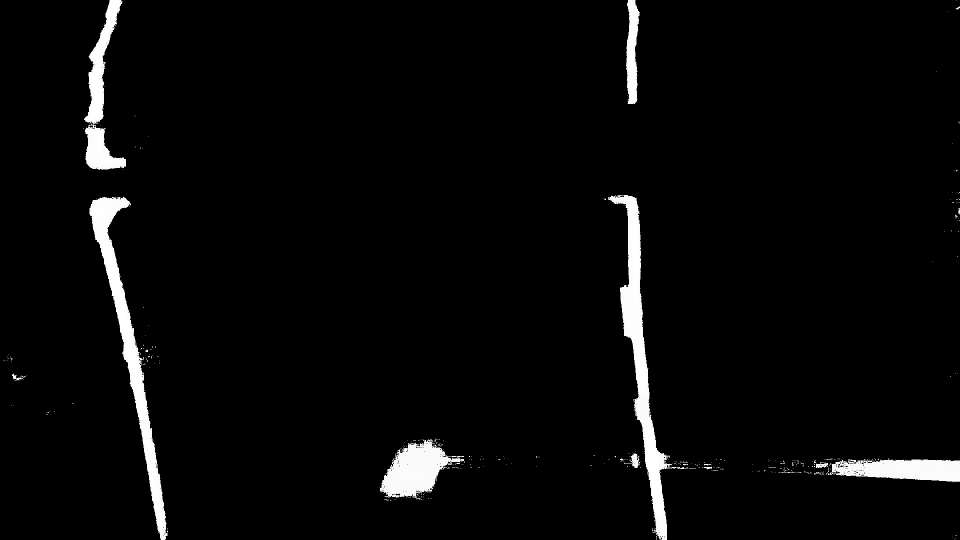
#> input picture blue_channel_img2.jpg, 1920 x 1080 px (shown at 1/2 size)
$ python -i boudingbox.py   (imports and definitions only)
#> lines starting #> are read from the running program, lines starting #| are printed output that depends on the picture; after the words box and inside, x2 and y2 are one past the last pixel; in counts of white or black regions, pixels touching at a corner belong together
from cv2 import imwrite,imread
import cv2
import numpy as np
import matplotlib.pyplot as plt
import pytesseract
from PIL import Image

def show(image,image_name = "sus.jpg",gray = False,save = False):
    plt.figure(figsize=(12, 10))
    if gray :
        plt.imshow(image, cmap='gray')
    else :
        plt.imshow(cv2.cvtColor(image,cv2.COLOR_BGR2RGB), cmap='gray')
    plt.axis('off')
    if save :
        plt.savefig(image_name,bbox_inches = 'tight')
    plt.show()

def final_bb(possible_contours,image):
    # Find the minimum and maximum x and y coordinates of the boxes
    min_x = min([d['x'] for d in possible_contours])
    max_x = max([d['x'] + d['w'] for d in possible_contours])
    min_y = min([d['y'] for d in possible_contours])
    max_y = max([d['y'] + d['h'] for d in possible_contours])

    copy = image.copy()
    cv2.rectangle(copy, pt1=(min_x, min_y), pt2=(max_x, max_y), color=(255, 255, 255), thickness=2)
    return copy

def maximize_contrast(gray):

    structuringElement = cv2.getStructuringElement(cv2.MORPH_RECT, (3, 3))

    imgTopHat = cv2.morphologyEx(gray, cv2.MORPH_TOPHAT, structuringElement)
    imgBlackHat = cv2.morphologyEx(gray, cv2.MORPH_BLACKHAT, structuringElement)

    imgGrayscalePlusTopHat = cv2.add(gray, imgTopHat)
    gray = cv2.subtract(imgGrayscalePlusTopHat, imgBlackHat)

    return gray

def drawbox(image_path):
    """
    creates bouding box around the image and returns it
    """
#> called with image_path = 'blue_channel_img2.jpg'
    img_ori = imread(image_path)
#> img_ori is the input picture: shape (1080, 1920, 3); min 0, max 255, mean 8.8

    height, width, channel = img_ori.shape
#> height = 1080; width = 1920; channel = 3


    gray = cv2.cvtColor(img_ori, cv2.COLOR_BGR2GRAY)

    #maximizing contrast
    gray = maximize_contrast(gray)
#> in maximize_contrast, `imgTopHat = cv2.morphologyEx(gray, cv2.MORPH_TOPHAT, structuringElement)`:
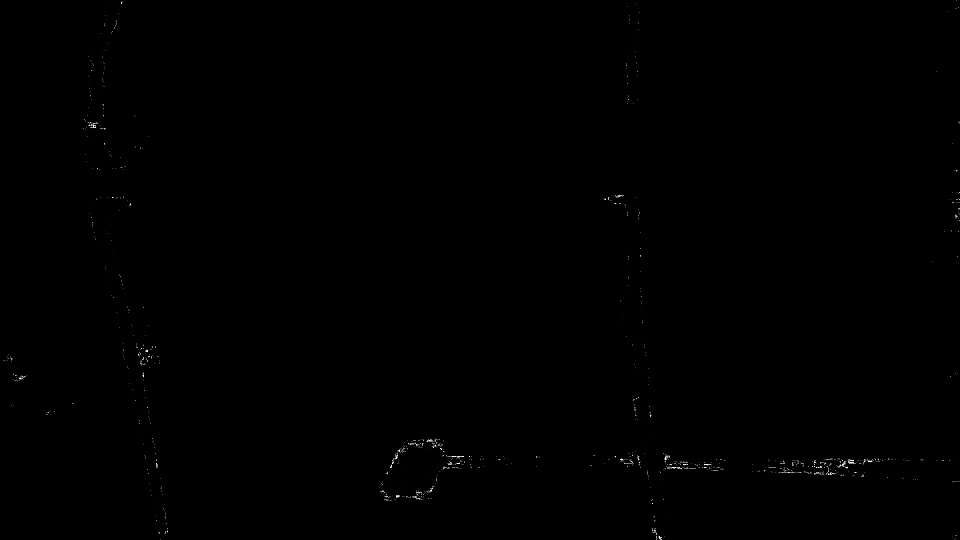
#> imgTopHat: shape (1080, 1920) (shown at 1/2 size); min 0, max 255, mean 0.4

    #Adaptive thresholding
    img_blurred = cv2.GaussianBlur(gray, ksize=(5, 5), sigmaX=0)

    img_thresh = cv2.adaptiveThreshold(
        img_blurred,
        maxValue=255.0,
        adaptiveMethod=cv2.ADAPTIVE_THRESH_GAUSSIAN_C,
        thresholdType=cv2.THRESH_BINARY_INV,
        blockSize=25,
        C=2
    )
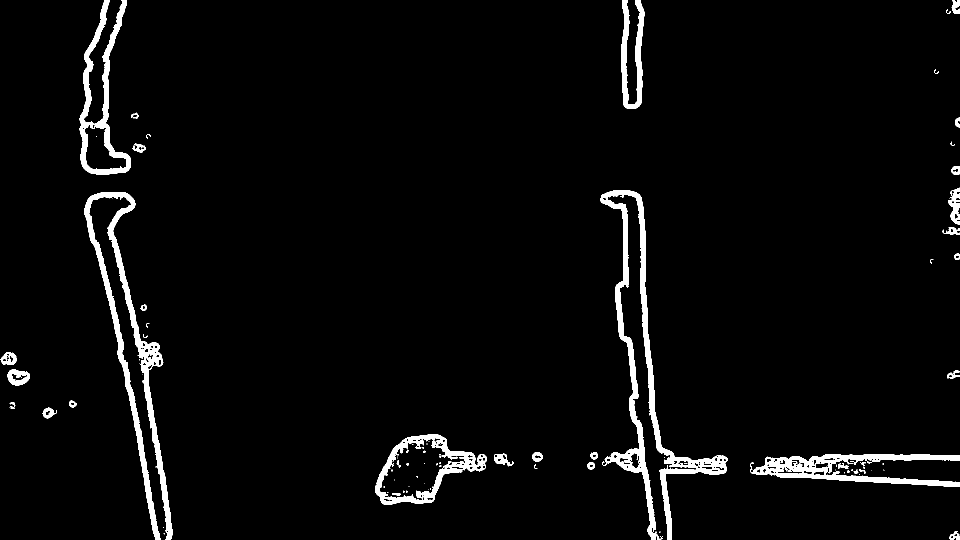
#> img_thresh: shape (1080, 1920) (shown at 1/2 size); 3.6% white; 105 white regions (58 under 20 px)

    # drawing contours
    contours, _= cv2.findContours(
        img_thresh,
        mode=cv2.RETR_LIST,
        method=cv2.CHAIN_APPROX_SIMPLE
    )
#> contours = 255 contours, 127 with area under 20; largest, box (x1, y1, x2, y2) and area: (1200, 380, 1456, 1080) 19692, (750, 869, 974, 1010) 18096, (169, 384, 345, 1080) 15910, (159, 0, 262, 349) 12279, (758, 877, 932, 1001) 10945

    temp_result = np.zeros((height, width, channel), dtype=np.uint8)
#> (the run stopped early here; a loop or call above may not have finished)

$ run again, on blue_channel_img3.jpg
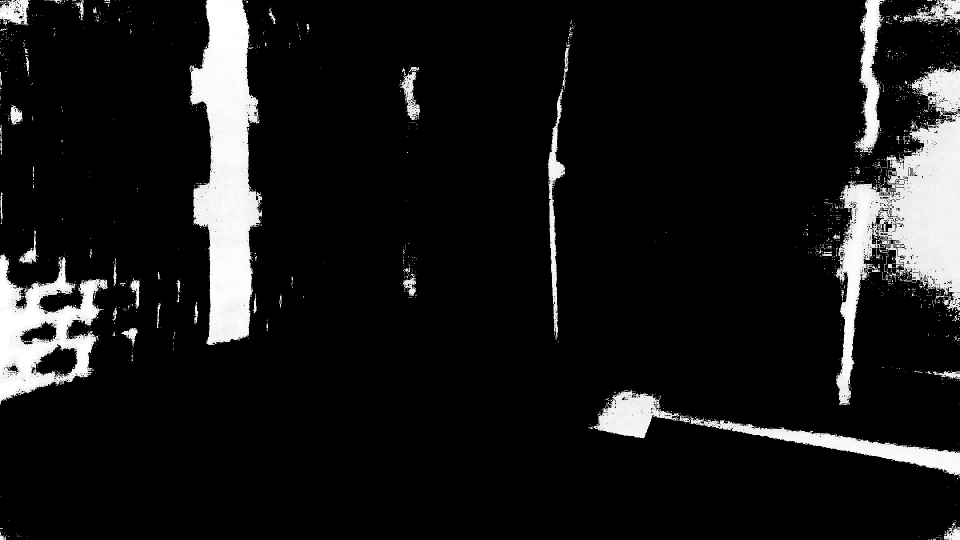
#> input picture blue_channel_img3.jpg, 1920 x 1080 px (shown at 1/2 size)
#> in drawbox, img_ori is the input picture: shape (1080, 1920, 3); min 0, max 255, mean 24.4
#> in maximize_contrast, `imgTopHat = cv2.morphologyEx(gray, cv2.MORPH_TOPHAT, structuringElement)`:
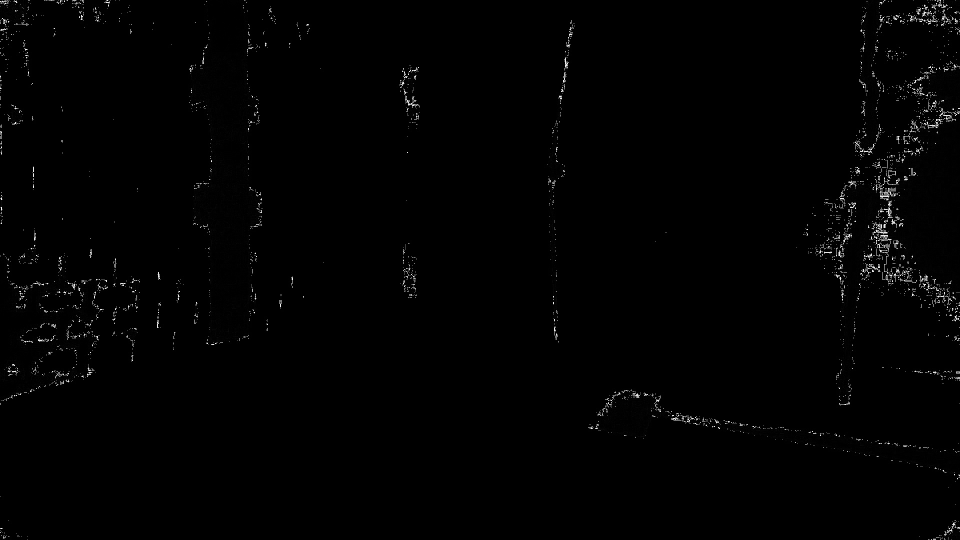
#> imgTopHat: shape (1080, 1920) (shown at 1/2 size); min 0, max 255, mean 2.1
#> in drawbox, `img_thresh = cv2.adaptiveThreshold( img_blurred, maxValue=255.0, adapt..`:
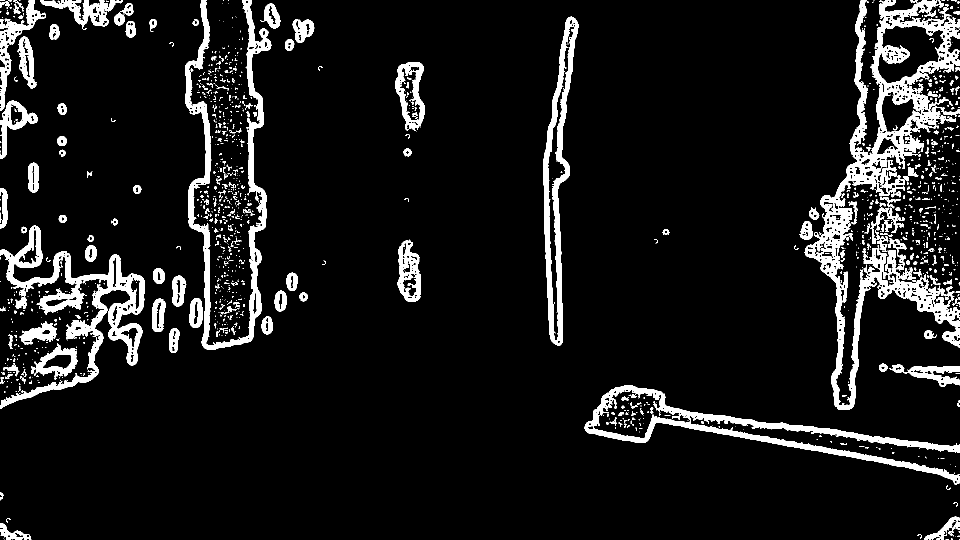
#> img_thresh: shape (1080, 1920) (shown at 1/2 size); 8.8% white; 1313 white regions (1013 under 20 px)
#> contours = 1969 contours, 1485 with area under 20; largest, box (x1, y1, x2, y2) and area: (1609, 0, 1920, 820) 66818, (1169, 771, 1920, 969) 25802, (0, 451, 289, 818) 23570, (1086, 33, 1157, 691) 18949, (370, 0, 543, 700) 18148

$ run again, on blue_channel_img4.jpg
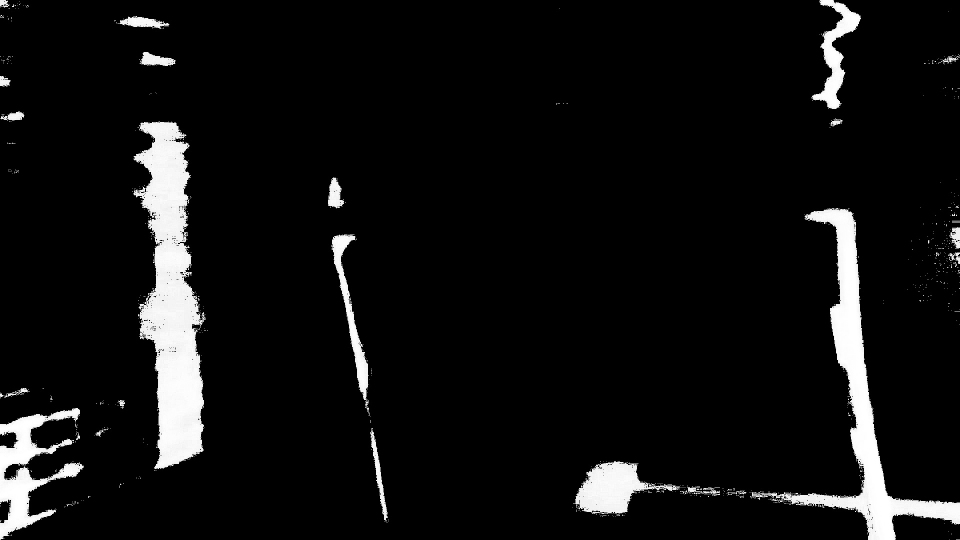
#> input picture blue_channel_img4.jpg, 1920 x 1080 px (shown at 1/2 size)
#> in drawbox, img_ori is the input picture: shape (1080, 1920, 3); min 0, max 255, mean 17.3
#> in maximize_contrast, `imgTopHat = cv2.morphologyEx(gray, cv2.MORPH_TOPHAT, structuringElement)`:
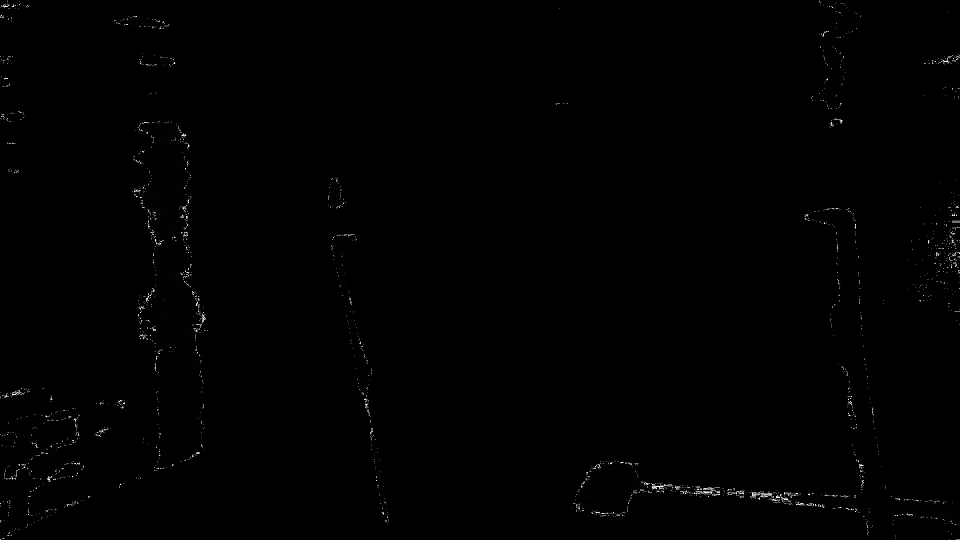
#> imgTopHat: shape (1080, 1920) (shown at 1/2 size); min 0, max 250, mean 1
#> in drawbox, `img_thresh = cv2.adaptiveThreshold( img_blurred, maxValue=255.0, adapt..`:
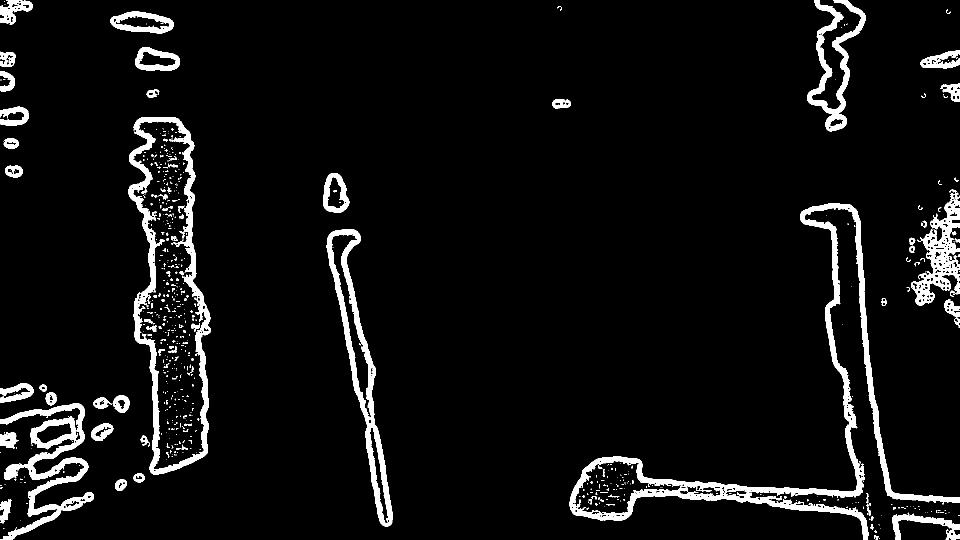
#> img_thresh: shape (1080, 1920) (shown at 1/2 size); 6% white; 654 white regions (529 under 20 px)
#> contours = 963 contours, 734 with area under 20; largest, box (x1, y1, x2, y2) and area: (257, 234, 422, 950) 76618, (265, 242, 414, 940) 57960, (1139, 407, 1920, 1080) 41282, (653, 459, 786, 1053) 20111, (0, 806, 188, 1080) 14264

$ run again, on image_with_bb.jpg
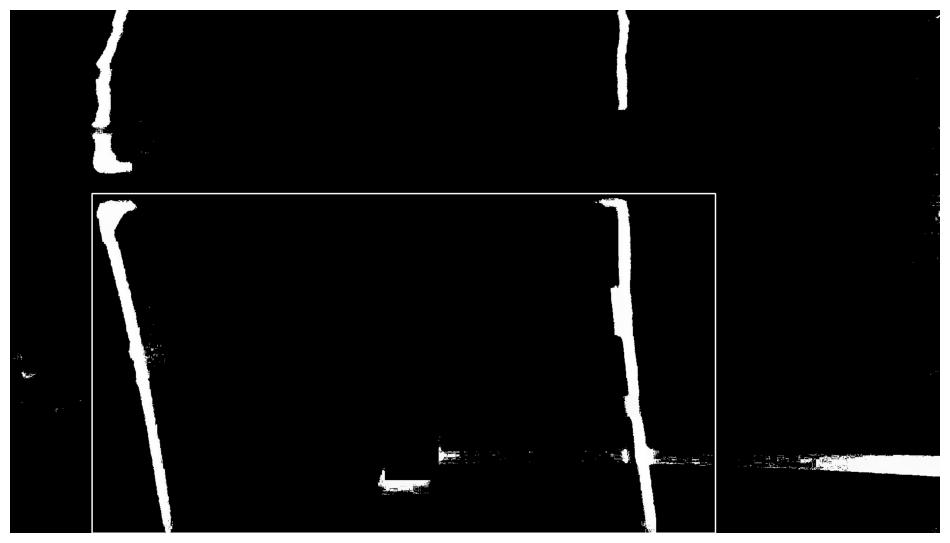
#> input picture image_with_bb.jpg, 950 x 543 px
#> in drawbox, img_ori is the input picture: shape (543, 950, 3); min 0, max 255, mean 23.1
#> in maximize_contrast, `imgTopHat = cv2.morphologyEx(gray, cv2.MORPH_TOPHAT, structuringElement)`:
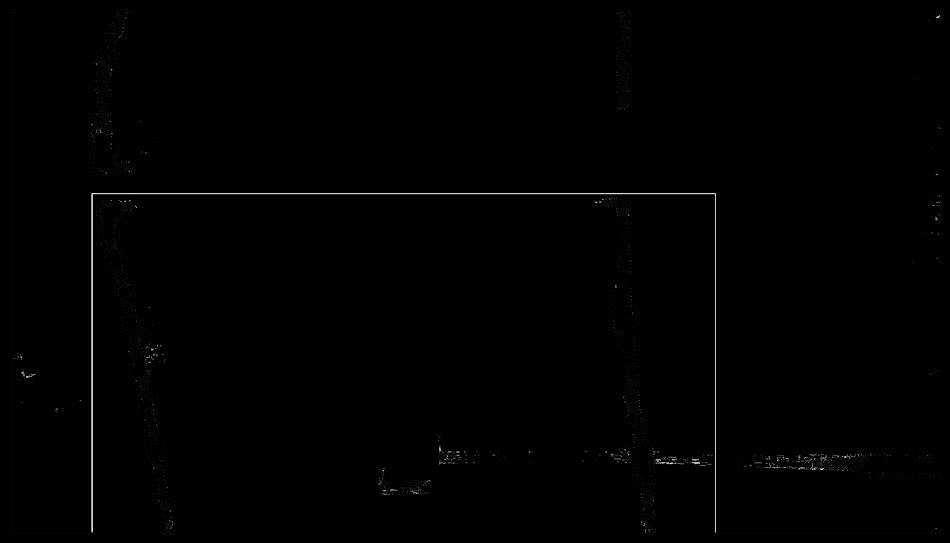
#> imgTopHat: shape (543, 950); min 0, max 243, mean 1.1
#> in drawbox, `img_thresh = cv2.adaptiveThreshold( img_blurred, maxValue=255.0, adapt..`:
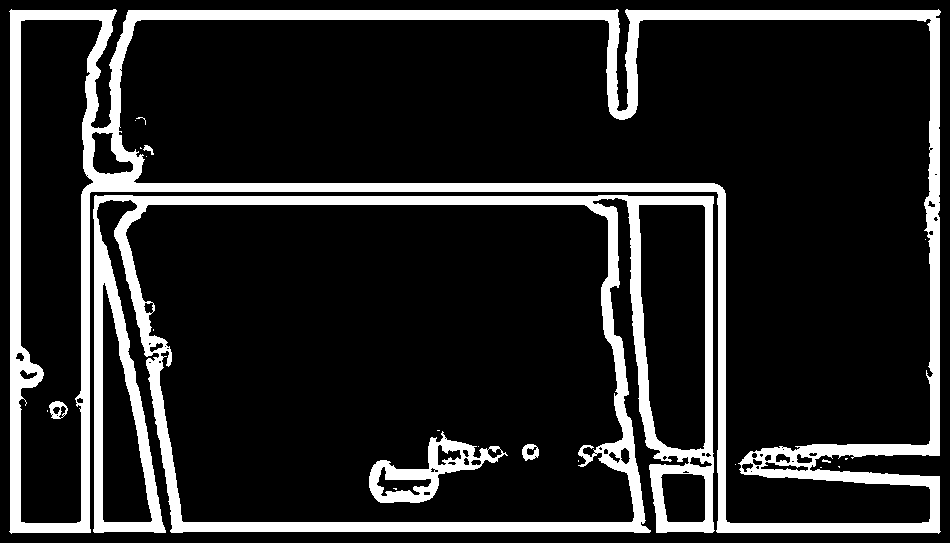
#> img_thresh: shape (543, 950); 15.6% white; 22 white regions (16 under 20 px)
#> contours = 89 contours, 46 with area under 20; largest, box (x1, y1, x2, y2) and area: (9, 9, 941, 534) 265580, (93, 195, 715, 533) 197501, (118, 18, 934, 524) 191982, (125, 204, 635, 523) 144816, (18, 19, 103, 524) 31208
